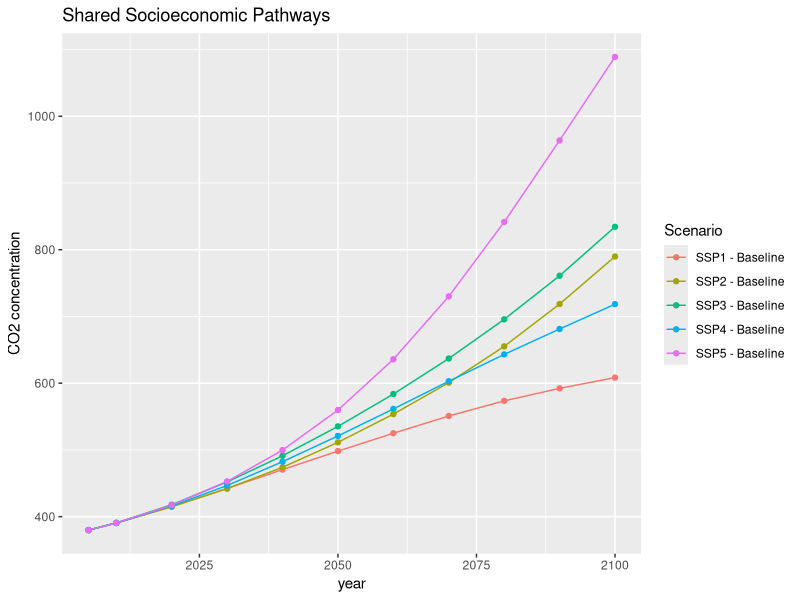

Here is the R script that generated this plot:
## ---- chunk 1
library("tidyverse")

knitr::opts_chunk$set(
  fig.width = 6, fig.asp = 0.618, out.width = "70%", fig.align = "center",
  echo = TRUE, collapse = TRUE, comment = "#>", fig.show = "hold"
)
## ---- chunk 2
sessionInfo()
## ---- chunk 3
ssps <- read_csv(
  "../data/ipcc-scenarios.csv",
  col_select = c("Scenario", "Year", "CO2 concentration")
  ) %>% 
  rename(CO2_concentration=`CO2 concentration`) # remove whitespace in column label
## ---- chunk 4
ssps %>% 
  filter(grepl("Baseline", Scenario)) %>%  # keep "baseline" scenarios
  ggplot(aes(Year, CO2_concentration, color = Scenario)) +
    geom_line() +
    geom_point() +
    labs(title = "Shared Socioeconomic Pathways",
         x = "year",
         y = "CO2 concentration")
  #ggsave("../figs/ssps.png")
